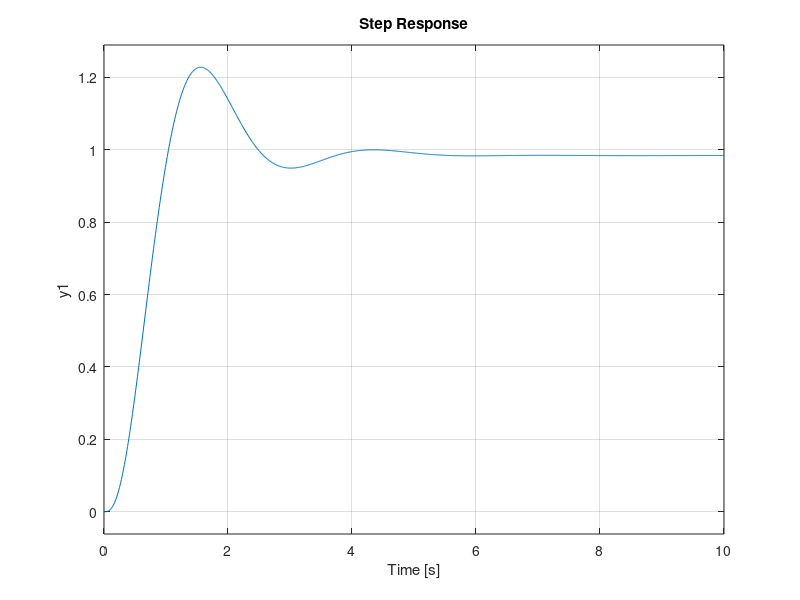

This figure's MATLAB source: (Note: this script raises an error after producing the figure.)
clc
clear
close all
A=[-0.4 0.3; 3 -4.5];
B=[-0.4 7.5 0.1 0; 50 0 0 1.5];
C=[0 1; 1 0];
D=0;
% for 1st input the tf of the system is
num1=15;
den1=[1 4.9 0.9];
g1=tf(num1,den1);
% for 2nd input
num2=[50 20];
den2=[1 4.9 0.9];
g2=tf(num2,den2);
plant=g1*g2;
step(plant)
n=[750 300];
d=[1 9.8 25.81 8.82 0.81];
[r p k]=residue(n,d);
% PI control
Kp=3;Ki=0.15;
Control=tf([Kp Ki], [50,0]);
sys_cl=feedback(Control*plant,1);
t=0:0.01:10;
step(sys_cl,t);
s=stepinfo(sys_cl);
sys = zpk([750],[-4.7089 -4.7089 -0.1911 -0.1911],300); 
[C_pid,info] = pidtune(sys,'PID')